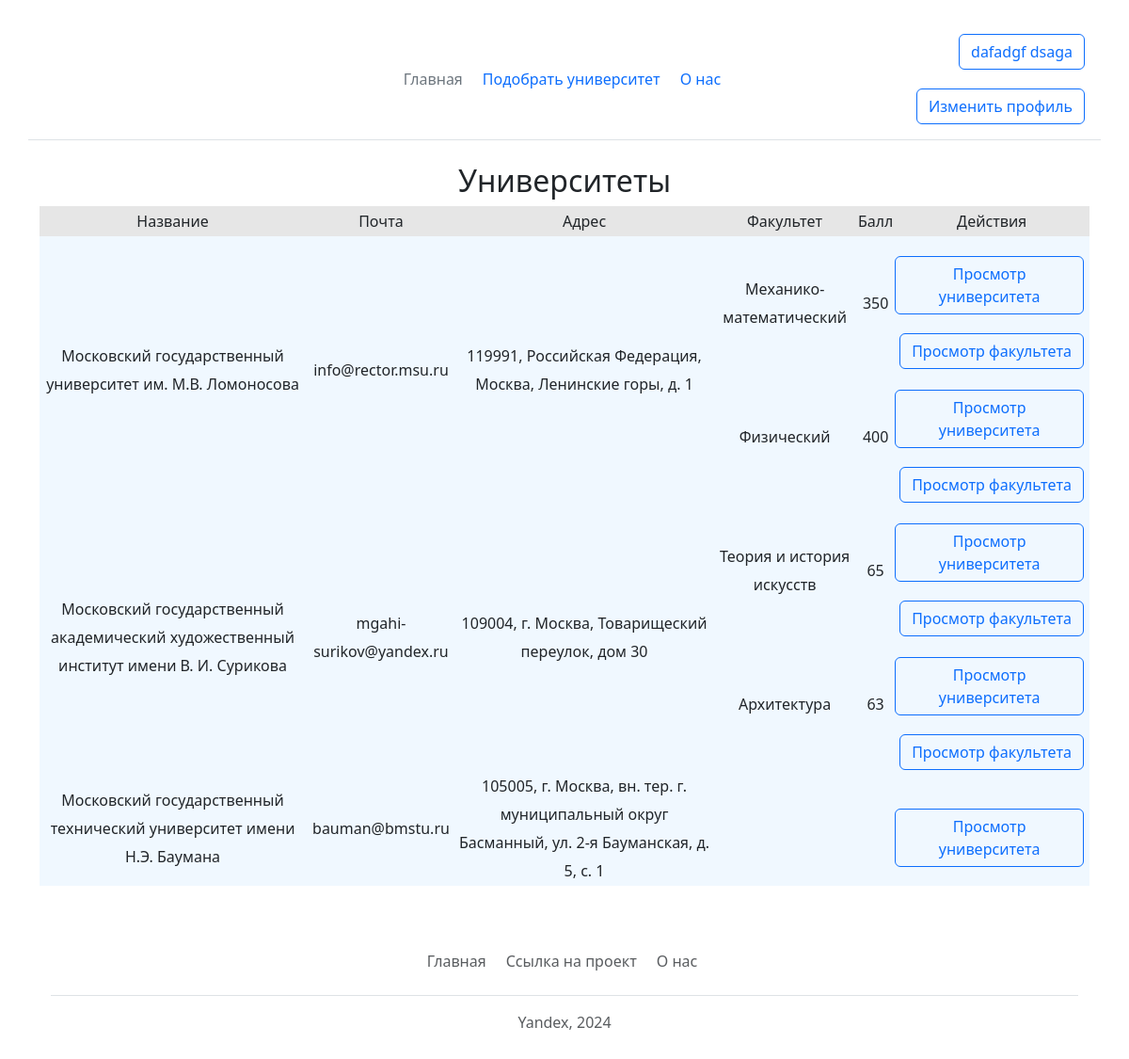
The page /home (signed in) on the database as committed earlier.
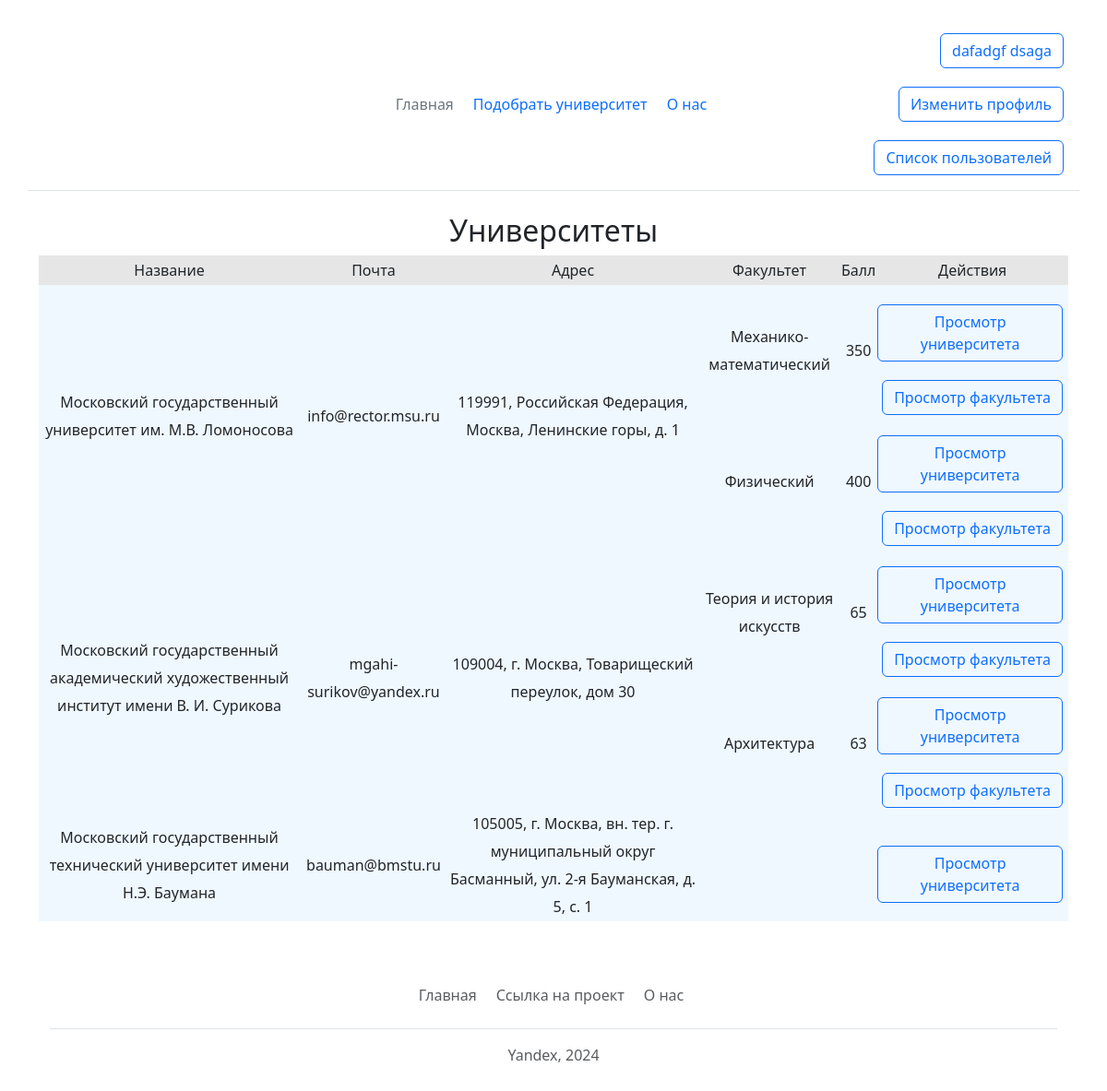
The same page on the database as committed later.
### main.py (the view)
@app.route('/')
@app.route('/home')
def works_log():
    universities = db_sess.query(Universities).all()
    return render_template('mainwindow.html', title='Университеты', universities=universities)

### data/db_session.py (called while the page is built)
def create_session() -> Session:
    global __factory
    return __factory()

### main.py (called while the page is built)
@login_manager.user_loader
def load_user(user_id: int):
    db_sess = db_session.create_session()
    return db_sess.query(User).get(user_id)

### templates/mainwindow.html (shortened to what this page needs)
{% extends 'base.html' %}
{% block content %}
<main class="container form-signin w-80 m-auto">
    <h2 align="center">Университеты</h2>
        <table class="tbl">
            <tr class="mn">
                <td>Название</td>
                <td>Почта</td>
                <td>Адрес</td>
                <td>Факультет</td>
                <td>Балл</td>
                <td>Действия</td>
            </tr>
            {% for university in universities %}
            {% set faculties = university.faculties %}
            {% set f_number = faculties|length %}
            {% if f_number > 0 %}
            <tr>
                <td rowspan="{{f_number}}">{{ university.name }}</td>
                <td rowspan="{{f_number}}">{{ university.email }}</td>
                <td rowspan="{{f_number}}">{{ university.address }}</td>
                <td>{{ faculties[0].name }}</td>
                <td>{{ faculties[0].score }}</td>
                <td>
                    <a class="btn btn-outline-primary" href="http://localhost:5000/universities/{{ university.id }}">Просмотр университета</a>
                    <a class="btn btn-outline-primary" href="http://localhost:5000/faculties/{{ faculties[0].id }}">Просмотр факультета</a>
                </td>
            </tr>
            {% else %}
            <tr>
                <td>{{ university.name }}</td>
                <td>{{ university.email }}</td>
                <td>{{ university.address }}</td>
                <td></td>
                <td></td>
                <td>
                    <a class="btn btn-outline-primary" href="http://localhost:5000/universities/{{ university.id }}">Просмотр университета</a>
                </td>
            </tr>
            {% endif %}
            {% for faculty in faculties %}
            {% if loop.index != 1 %}
            <tr>
                <td>{{ faculty.name }}</td>
                <td>{{ faculty.score }}</td>
                <td>
                    <a class="btn btn-outline-primary" href="http://localhost:5000/universities/{{ university.id }}">Просмотр университета</a>
                    <a class="btn btn-outline-primary" href="http://localhost:5000/faculties/{{ faculty.id }}">Просмотр факультета</a>
                </td>
            </tr>
            {% endif %}
            {% endfor %}
            {% endfor %}
        </table>
{% endblock %}

### templates/base.html (shortened to what this page needs)
<!DOCTYPE html>
<html lang="ru">
<head>
    <link rel="stylesheet" href="css/style.css">
    <link rel="stylesheet" href="{{url_for('static', filename='css/main.css') }}">
    <link rel="stylesheet" href="https://cdn.jsdelivr.net/npm/bootstrap@5.3.2/dist/css/bootstrap.min.css"
>
</head>
<body>
    <header class="container d-flex flex-wrap align-items-center justify-content-center justify-content-md-between py-3 mb-4 border-bottom">
    <div class="col-md-3 mb-2 mb-md-0">
        <a href="/" class="d-inline-flex link-body-emphasis text-decoration-none">
            <svg class="bi" width="40" height="32" role="img" aria-label="Bootstrap">
                <use xlink:href="#bootstrap"></use>
            </svg>
        </a>
    </div>
    <ul class="nav col-12 col-md-auto mb-2 justify-content-center mb-md-0">
        <li><a href="/home" class="nav-link px-2 link-secondary">Главная</a></li>
        <li><a href="/select_universities" class="nav-link px-2">Подобрать университет</a></li>
        <li><a href="/about" class="nav-link px-2">О нас</a></li>
    </ul>
    <div class="col-md-3 text-end">
            {% if current_user.is_authenticated %}
                <a class="btn btn-outline-primary" href="http://localhost:5000/logout">{{ current_user.surname }} {{ current_user.name }}</a>
                <a class="btn btn-outline-primary" href="http://localhost:5000/user/{{ current_user.id }}">Изменить профиль</a>
            {% else %}
                <a href="/login" type="button" class="btn btn-outline-primary me-2">Войти</a>
                <a href="/register" type="button" class="btn btn-outline-primary me-2">Создать аккаунт</a>
            {% endif %}
            {% if current_user.is_authenticated and current_user.type == 1 %}
                <a class="btn btn-outline-primary" href="http://localhost:5000/users_list">Список пользователей</a>
            {% endif %}
    </div>
    </header>
    {% block content %}{% endblock %}
    <footer class="container py-3 my-4">
    <ul class="nav justify-content-center border-bottom pb-3 mb-3">
        <li class="nav-item"><a href="/home" class="nav-link px-2 text-body-secondary">Главная</a></li>
        <li class="nav-item"><a href="https://github.com/Mishgite/Choosing_institute"
                                class="nav-link px-2 text-body-secondary">Ссылка на проект</a></li>
        <li class="nav-item"><a href="/about" class="nav-link px-2 text-body-secondary">О нас</a></li>
    </ul>
    <p class="text-center text-body-secondary">Yandex, 2024</p>
    </footer>
</body>
</html>

Rows that differ between the two databases and show on the page:
changed User "dafadgf": type empty → 1 (drawn)
Other text that changed with them:
text now shown: "Список пользователей"
